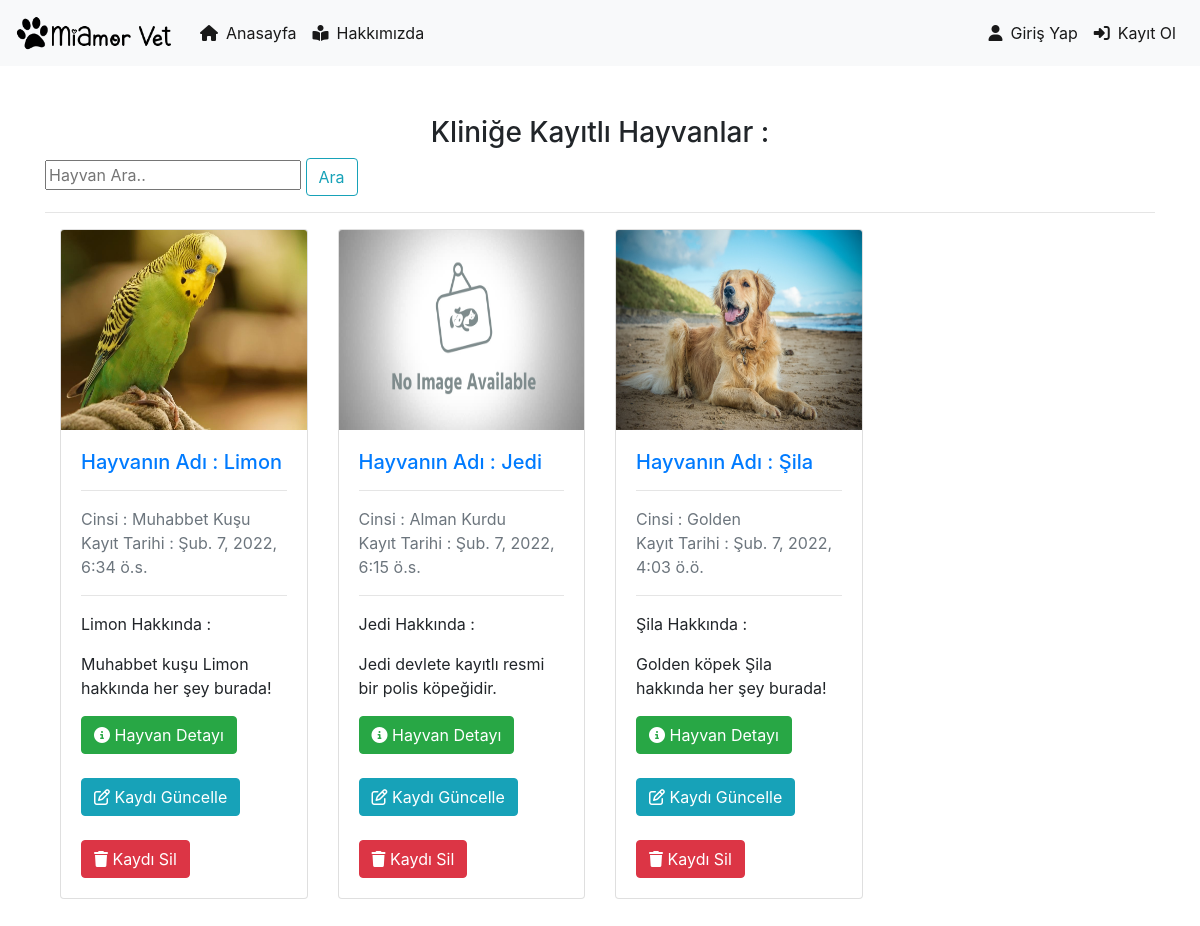
/pets/, run on the app's committed database.
### pet/models.py (models this page shows, shortened)
class Pet(models.Model):
    author = models.ForeignKey("auth.User",on_delete= models.CASCADE, verbose_name='Yazar')
    name = models.CharField(max_length=50, verbose_name="İsim")
    type = models.CharField(max_length=50, verbose_name="Tür")
    genus = models.CharField(max_length=50, verbose_name="Cins")
    age = models.IntegerField(verbose_name="Yaş")
    explanation = RichTextField(verbose_name="Açıklama")
    pet_image = models.FileField(blank=True,null=True,verbose_name="Fotoğraf Yükle")
    created_date = models.DateTimeField(auto_now_add=True,verbose_name="Oluşturma Tarihi")
    class Meta:
        ordering = ['-created_date']

### pet/views.py (the view)
# urls.py: path('pets/', include("pet.urls")),
def pets(request):
    keyword = request.GET.get("keyword")
    if keyword:
        pets = Pet.objects.filter(name__contains = keyword)
        return render(request,"pets.html",{"pets":pets})
    pets = Pet.objects.all()
    context = {
        "pets" : pets
    }
    return render(request,"pets.html",context)

### templates/pets.html (shortened to what this page needs)
{% extends "layout.html" %}
{% load static %}
{% block body %}
<h3 align="center">Kliniğe Kayıtlı Hayvanlar : </h3>
<div class="body search">
    <div class="input-group m-b-0">
      <form>
        <input type="text" maxlength="64" name="keyword" placeholder="Hayvan Ara..">
        <button type="submit" class="btn btn-outline-info">Ara</button>
    </form>
    </div>
<hr>
{% if pets %}
<div class="container">
    <div class="row">
{% for pet in pets %}
<div class="col-lg-3 d-flex align-items-stretch">
<div class="card" style="width: 18rem;">
      <div class="img-post">
        <a href="{% url 'pet:detail' pet.id %}">
        {% if pet.pet_image %}
         <img src="{{pet.pet_image.url}}" class="card-img-top" alt="{{pet.name}}" height="200">
        {% else %}
         <img src="{% static 'images/default-image.jpg' %}" class="card-img-top" alt="{{pet.name}}" height="200">
        {% endif %}
        </a>
      </div>
      <div class="card-body">
        <h5 class="card-title"><a href="{% url 'pet:detail' pet.id %}">Hayvanın Adı : {{pet.name}}</a></h5>
        <hr>
            <h7 class="card-subtitle mb-2 text-muted">
                Cinsi : {{pet.genus}} <br>
                Kayıt Tarihi : {{pet.created_date}} <br>
            </h7>
            <hr>
        <p class="card-text">{{pet.name}} Hakkında : {{pet.explanation | truncatewords:8 | safe}}</p>
        <a href="{% url 'pet:detail' pet.id %}" class="btn btn-success"><i class="fas fa-info-circle"></i> Hayvan Detayı</a>
        <br><br>
        <a class="btn btn-info" href="{% url 'pet:update' pet.id %}"><i class="far fa-edit"></i> Kaydı Güncelle</a>
        <br><br>
        <a class="btn btn-danger" href="{% url 'pet:delete' pet.id %}"><i class="fas fa-trash"></i> Kaydı Sil</a>
      </div>
    </div>
</div>
{% endfor %}
    </div>
</div>
{% else %}
<div class="alert alert-danger">Kayıtlı Bir Hayvan Bulunamadı</div>
{% endif %}
{% endblock body %}

### templates/layout.html (shortened to what this page needs)
{% load static %}
<!DOCTYPE html>
<html lang="en">
<head>
    <link rel="stylesheet" href="{% static 'css/bootstrap.min.css' %}">
</head>
<body>
    {% include "includes/navbar.html" %}
    <div style="margin-top : 50px; margin-bottom:50px;" class="container">
        {% block body %}
        {% endblock body %}
    </div>
</body>
</html>

### templates/includes/navbar.html (shortened to what this page needs)
{% load static %}
<link rel="stylesheet" href="{% static 'css/navbar.css' %}">
<nav class="navbar navbar-expand-md navbar-light bg-light mb-4">
    <a class="navbar-brand" href="/"><img class="logo" src="{% static 'images/miamor-logo.png' %}" alt="MiAmor Vet"></a>
    <div class="collapse navbar-collapse" id="navbarCollapse">
      <ul class="navbar-nav mr-auto">
        <li class="nav-item active">
          <a class="nav-link" href="{% url 'index' %}"><i class="fas fa-home"></i>&ensp;Anasayfa</a>
        </li>
        <li class="nav-item active">
          <a class="nav-link" href="{% url 'about' %}"><i class="fas fa-book-reader"></i>&ensp;Hakkımızda</a>
        </li>
      </ul>
      <ul class="navbar-nav ml-auto">
        {% if request.user.is_authenticated %}
       <li class="nav-item active">
        <a class="nav-link" href="{% url 'user:profile' %}"><i class="fas fa-user-edit"></i>&nbsp;&nbsp;{{request.user.username}}</a>
      </li>
        <li class="nav-item active">
        <a class="nav-link" href="{% url 'pet:dashboard' %}"><i class="fas fa-cat"></i>&ensp;Hayvanlarım</a>
      </li>
      <li class="nav-item active">
        <a class="nav-link" href="{% url 'user:logout' %}"><i class="fas fa-sign-out-alt"></i>&ensp;Çıkış Yap</a>
      </li>
      <li class="nav-item active">
        {% else %}
        <li class="nav-item active">
          <a class="nav-link" href="{% url 'user:login' %}"><i class="fas fa-user"></i>&ensp;Giriş Yap</a>
        </li>
        <li class="nav-item active">
          <a class="nav-link" href="{% url 'user:register' %}"><i class="fas fa-sign-in-alt"></i>&ensp;Kayıt Ol</a>
        </li>
        {% endif %}
      </ul>
    </div>
  </nav>

### static/css/navbar.css (style rules this page uses)
.navbar-brand { width:100px; height:50px; text-align:center; padding-left: 10px; padding-right:150px }
.logo { height:100%; margin-left : -10px; }

### data on the page
Pet: pet_image (picture), name "Limon", genus "Muhabbet Kuşu", created_date "Şub. 7, 2022, 6:34 ö.s.", explanation "Muhabbet kuşu Limon hakkında her şey burada!"
Pet: name "Jedi", genus "Alman Kurdu", created_date "Şub. 7, 2022, 6:15 ö.s.", explanation "Jedi devlete kayıtlı resmi bir polis köpeğidir."
Pet: pet_image (picture), name "Şila", genus "Golden", created_date "Şub. 7, 2022, 4:03 ö.ö.", explanation "Golden köpek Şila hakkında her şey burada!"
